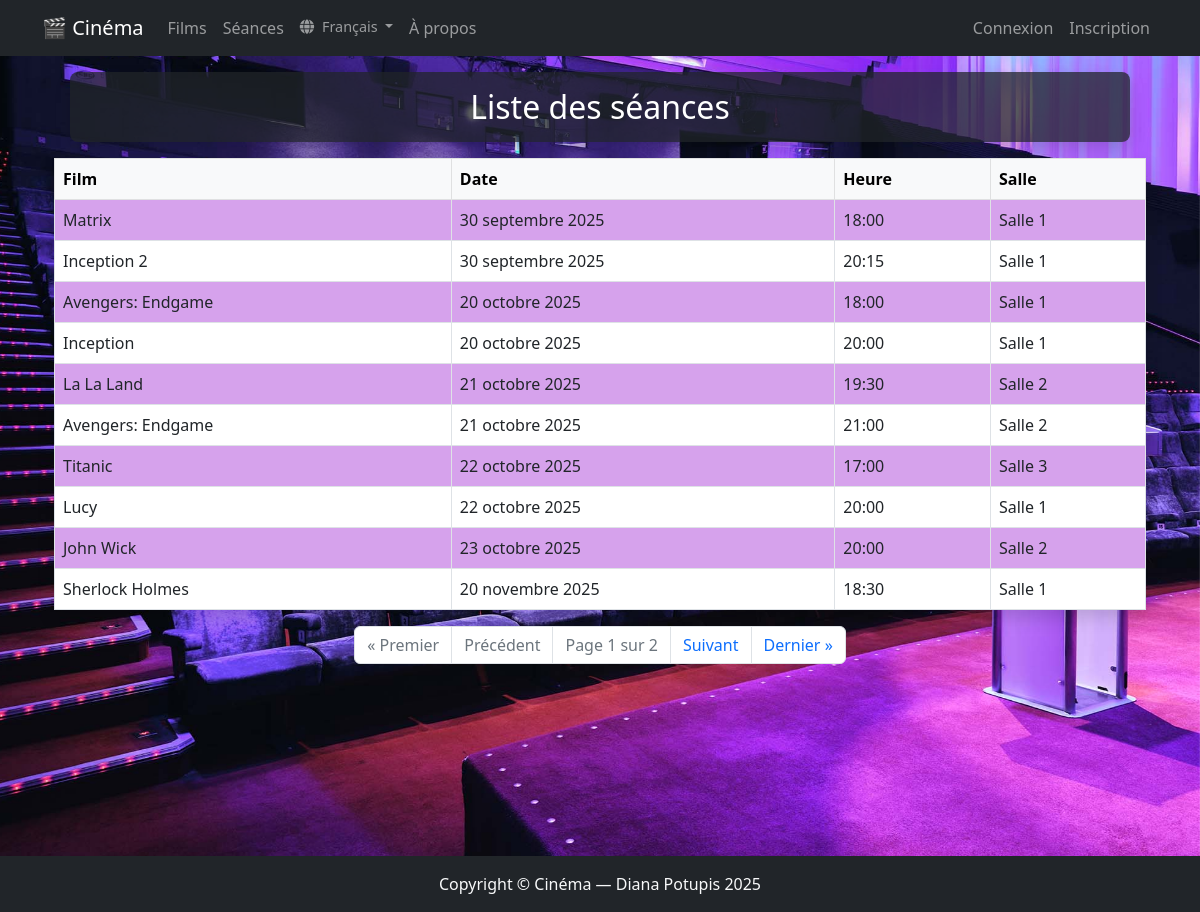
Screenshot of /seances/ with the database file from the repository.
### demo_app/models.py (models this page shows, shortened)
class Seance(models.Model):
   film = models.ForeignKey(Film, verbose_name=_("Films"), related_name='seances', on_delete=models.CASCADE )
   date = models.DateField(verbose_name=_("Date"))
   time = models.TimeField(verbose_name=_("Heure"))
   hall = models.ForeignKey(Hall, verbose_name=_("Salle"), related_name='seances', on_delete=models.CASCADE)
   class Meta:
    ordering = ('date', 'time')
    verbose_name = _("séance")
    verbose_name_plural = _("séances")

class Film(models.Model):
  title = models.CharField(max_length=100, verbose_name=_("Titre"))
  description = models.TextField(verbose_name=_("Description"))
  duration = models.DurationField(verbose_name=_("Durée"))
  genre = models.ForeignKey(Genre, on_delete=models.SET_NULL, null=True, verbose_name=_("Genre"))
  poster = models.ImageField(verbose_name=_("Affiche"), upload_to='img/', default='img/default.png')
  actors = models.ManyToManyField('Actor', related_name='films', verbose_name=_("Acteurs"))
  def __str__(self):
    return self.title
  class Meta:
    ordering = ('title', )
    verbose_name = _("film")
    verbose_name_plural = _("films")

class Hall(models.Model):
    name = models.CharField(max_length=50, unique=True, verbose_name=_("Salle"))
    def __str__(self):
        return self.name
    class Meta:
      ordering = ('name', )
      verbose_name = _("salle")
      verbose_name_plural = _("salles")

### demo_app/views.py (the view)
# urls.py: path('seances/', views.SeanceView.as_view(), name="seances"),
class SeanceView(View):
    def get(self, request):
        seances = Seance.objects.all()
        paginator = Paginator(seances, 10)
        page_number = request.GET.get("page")
        page_obj = paginator.get_page(page_number)
        return render(request, 'seances.html',  {"page_obj": page_obj})

### demo_app/templates/seances.html (shortened to what this page needs)
{% extends 'base.html' %}
{% load static %}
{% load i18n %}
{% block content %}
<div class="container">
  <h2 class="text-white text-center m-3 p-3 bg-dark bg-opacity-75 rounded-3 shadow">{% trans "Liste des séances" %}</h2>
  {% if page_obj %}
    <table class="table table-bordered table-hover bg-white shadow table-striped" style="--bs-table-striped-bg: rgb(214, 162, 236);">
      <thead class="table-light">
        <tr>
          <th>{% trans "Film" %}</th>
          <th>{% trans "Date" %}</th>
          <th>{% trans "Heure" %}</th>
          <th>{% trans "Salle" %}</th>
        </tr>
      </thead>
      <tbody>
        {% for seance in page_obj %}
        <tr>
          <td>{{ seance.film }}</td>
          <td>{{ seance.date }}</td>
          <td>{{ seance.time|time:"H:i" }}</td>
          <td>{{ seance.hall }}</td>
        </tr>
        {% endfor %}
      </tbody>
    </table>
  {% else %}
    <p class="alert alert-warning">{% trans "Aucune séance trouvée." %}</p>
  {% endif %}
</div>
{% include 'includes/pagination_section.html' %}
{% endblock %}

### rows the page displays
Seance: film "Matrix", date "30 septembre 2025", time "18:00", hall "Salle 1"
Seance: film "Inception 2", date "30 septembre 2025", time "20:15", hall "Salle 1"
Seance: film "Avengers: Endgame", date "20 octobre 2025", time "18:00", hall "Salle 1"
Seance: film "Inception", date "20 octobre 2025", time "20:00", hall "Salle 1"
Seance: film "La La Land", date "21 octobre 2025", time "19:30", hall "Salle 2"
Seance: film "Avengers: Endgame", date "21 octobre 2025", time "21:00", hall "Salle 2"
Seance: film "Titanic", date "22 octobre 2025", time "17:00", hall "Salle 3"
Seance: film "Lucy", date "22 octobre 2025", time "20:00", hall "Salle 1"
Seance: film "John Wick", date "23 octobre 2025", time "20:00", hall "Salle 2"
Seance: film "Sherlock Holmes", date "20 novembre 2025", time "18:30", hall "Salle 1"

### other values shown
{{ page_obj.number }} "1"
{{ page_obj.paginator.num_pages }} "2"
